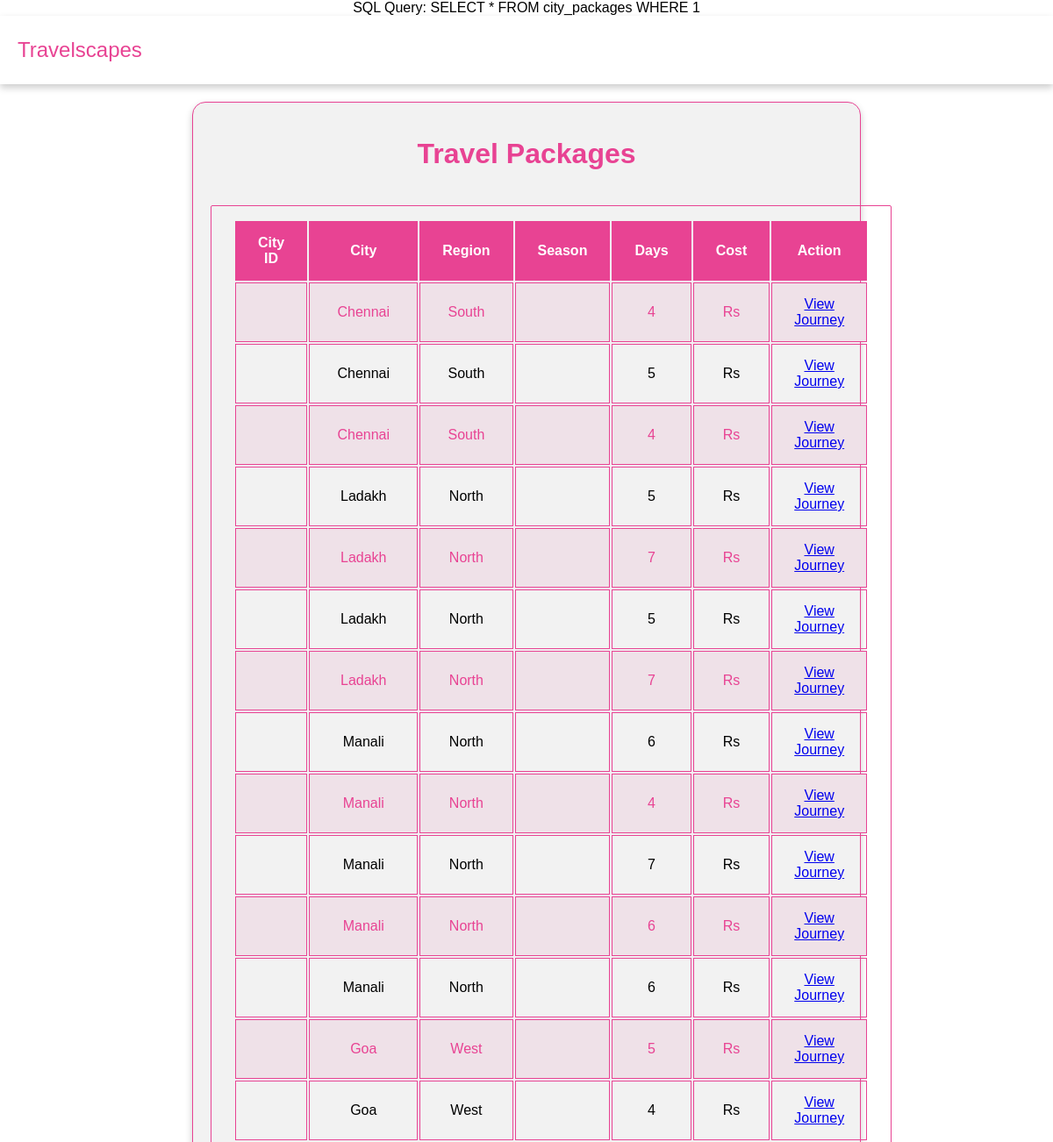
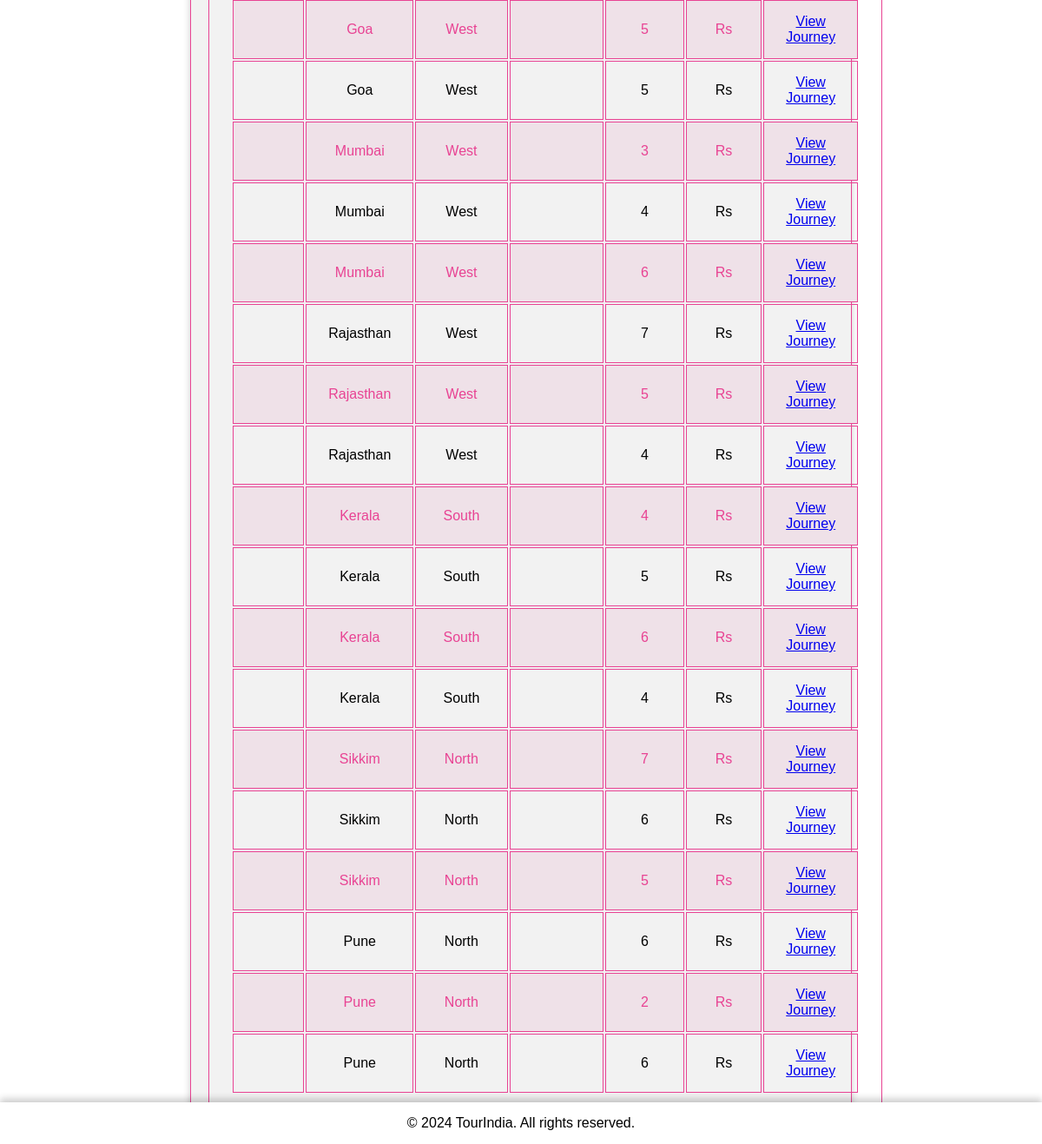
/cities.php, run on the app's committed database (2 pictures, top to bottom).
### tables this page shows
CREATE TABLE `city_packages` (
  `package_id` INT AUTO_INCREMENT PRIMARY KEY,
  `city` VARCHAR(255) NOT NULL,
  `region` VARCHAR(255) NOT NULL,
  `season` VARCHAR(255) NOT NULL,
  `days` INT(2) NOT NULL,
  `package_name` VARCHAR(255) NOT NULL,
  `package_description` TEXT,
  `package_price` BIGINT(50) NOT NULL,
  `hotelid` INT,   
  `image_path` VARCHAR(255),  
  FOREIGN KEY (`hotelid`) REFERENCES `hotels`(`hotelid`)
);

### cities.php (the view, shortened to what this page needs)
<?php
$servername = "localhost";
$username = "root";
$password = "";
$dbname = "tourindia";
$conn = new mysqli($servername, $username, $password, $dbname);
$sql = "SELECT * FROM city_packages WHERE 1";
$result = $conn->query($sql);
echo "SQL Query: " . $sql . "<br>";
$data = [];
while ($row = $result->fetch_assoc()) {
    $data[] = $row;
}
?>
<!DOCTYPE html>
<html>
<head>
    <link rel="stylesheet" href="./style/css/cities.css">
</head>
<body>
    <div class="navbar">
    <span class="logo">Travelscapes</span>
</div>
<div class="content-container">
    <h1>Travel Packages</h1>
    <?php
    echo "<table border='1'>";
    echo "<tr>";
    echo "<th>City ID</th>";
    echo "<th>City</th>";
    echo "<th>Region</th>";
    echo "<th>Season</th>";
    echo "<th>Days</th>";
    echo "<th>Cost</th>";
    echo "<th>Action</th>";
    echo "</tr>";
    foreach ($data as $row) {
        echo "<tr>";
        echo "<td>" . $row["cityid"] . "</td>";
        echo "<td>" . $row["city"] . "</td>";
        echo "<td>" . $row["region"] . "</td>";
        echo "<td>" . $row["season"] . "</td>";
        echo "<td>" . $row["days"] . "</td>";
        echo "<td>Rs " . $row["cost"] . "</td>";
        echo "<td><a href='viewjourney.php?city_id=" . $row["cityid"] . "' class='view-button'>View Journey</a></td>";
        echo "</tr>";
    }
    echo "</table>";
    ?>
    </div>
    <footer>
    <p>&copy; 2024 TourIndia. All rights reserved.</p>
</footer>
</body>
</html>

### style/css/cities.css (style rules this page uses)
* { margin: 0; padding: 0; }
body { background-color:white; font-family: Arial, sans-serif; text-align: center; }
h1 { color: #e84393; text-align: center; margin: 20px 0 40px; }
table { border-collapse: separate; border-width: 50px; width: 70%; text-align: center; margin:0 auto; border-radius: 15px; }
table, th, td { border: 1px solid #e84393; text-align: center; padding: 15px 25px 15px; }
th { color: white; background-color: #e84393; }
tr:nth-child(even) { background-color: #efe1e8; color: #e84393; }
.navbar { background-color: white; overflow: hidden; box-shadow: 0px 4px 8px rgba(0, 0, 0, 0.2); padding: 15px 0; }
.logo { float: left; padding: 10px 20px; font-size: 24px; color: #e84393; }
.content-container { background-color: #f2f2f2; border: 1px solid #e84393; border-radius: 15px; box-shadow: 0px 4px 8px rgba(0, 0, 0, 0.2); margin: 20px auto; padding: 20px; width: 60%; }
footer { position: absolute; bottom: 0; background-color:white; text-align: center; padding: 15px 0; font-size: 16px; width: 100%; box-shadow: 0px -4px 8px rgba(0, 0, 0, 0.2); transition: background-color 0.3s, color 0.3s; }

### cities.php (style rules this page uses)
h1 { color: #e84393; text-align: center; margin: 20px 0 40px; }
table { border-collapse: separate; border-width: 50px; width: 80%; text-align: center; margin:0 auto; border-radius: 2px; }
table, th, td { border: 1px solid #e84393; text-align: center; padding: 15px 25px 15px; }

### data on the page
city_packages: city "Chennai", region "South", days "4"
city_packages: city "Chennai", region "South", days "5"
city_packages: city "Chennai", region "South", days "4"
city_packages: city "Ladakh", region "North", days "5"
city_packages: city "Ladakh", region "North", days "7"
city_packages: city "Ladakh", region "North", days "5"
city_packages: city "Ladakh", region "North", days "7"
city_packages: city "Manali", region "North", days "6"
city_packages: city "Manali", region "North", days "4"
city_packages: city "Manali", region "North", days "7"
city_packages: city "Manali", region "North", days "6"
city_packages: city "Manali", region "North", days "6"
city_packages: city "Goa", region "West", days "5"
city_packages: city "Goa", region "West", days "4"
city_packages: city "Goa", region "West", days "5"
city_packages: city "Goa", region "West", days "5"
city_packages: city "Mumbai", region "West", days "3"
city_packages: city "Mumbai", region "West", days "4"
city_packages: city "Mumbai", region "West", days "6"
city_packages: city "Rajasthan", region "West", days "7"
city_packages: city "Rajasthan", region "West", days "5"
city_packages: city "Rajasthan", region "West", days "4"
city_packages: city "Kerala", region "South", days "4"
city_packages: city "Kerala", region "South", days "5"
city_packages: city "Kerala", region "South", days "6"
city_packages: city "Kerala", region "South", days "4"
city_packages: city "Sikkim", region "North", days "7"
city_packages: city "Sikkim", region "North", days "6"
city_packages: city "Sikkim", region "North", days "5"
city_packages: city "Pune", region "North", days "6"
city_packages: city "Pune", region "North", days "2"
city_packages: city "Pune", region "North", days "6"

### other printed values
$sql "SELECT * FROM city_packages WHERE 1"
